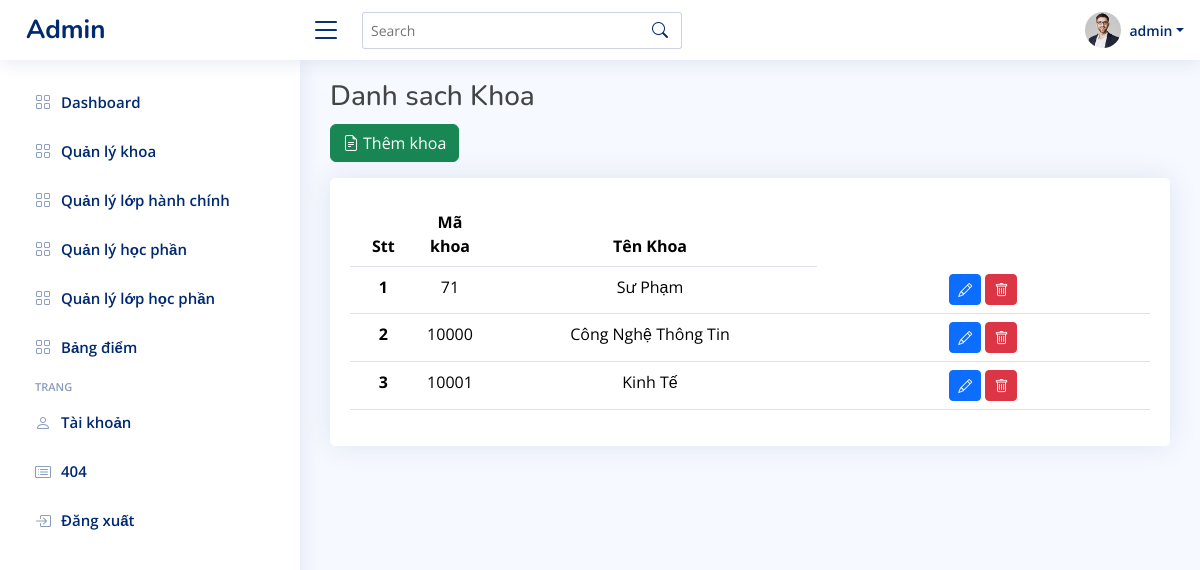
The page /admin/index.php?action=khoa (signed in) on the database its author committed.
### tables this page shows
CREATE TABLE `qlkhoa` (
  `idkhoa` int(11) NOT NULL,
  `tenkhoa` varchar(255) NOT NULL
);

CREATE TABLE `users` (
  `id` int(11) NOT NULL,
  `username` varchar(50) NOT NULL,
  `password` varchar(255) NOT NULL,
  `email` varchar(100) NOT NULL,
  `created_at` timestamp NOT NULL DEFAULT current_timestamp() ON UPDATE current_timestamp()
);

### admin/modules/trungchuyen/khoa.php (the view, shortened to what this page needs)
<?php
$sql_danhsach = "SELECT*FROM qlkhoa ORDER BY idkhoa";
$query_danhsach = mysqli_query($mysqli,$sql_danhsach);
?>
<main id="main" class="main">
    <div class="pagetitle">
        <h3>Danh sach Khoa</h3>
    </div>
    <p>
        <a href="index.php?action=themkhoa" type="button" class="btn btn-success">
            <i class="bi bi-file-earmark-text me-1"></i>Thêm khoa
        </a>
    </p>
        <div class="row">
            <div class="col-12">
                <div class="card recend-sales overflow-auto">
                    <div class="card-body mt-4">
                    <?php if ($query_danhsach->num_rows > 0): ?>
                        <table class="table table-broderless datatable">
                            <thead>
                                <tr>
                                    <th class="col-1 text-center">Stt</th>
                                    <th class="col-1 text-center">Mã khoa</th>
                                    <th class="col-5 text-center">Tên Khoa</th>
                                </tr>
                            </thead>
                            <body>
                                <?php
                                $i = 0;
                                while($row = mysqli_fetch_array($query_danhsach)){
                                    $i++;
                                ?>
                                <tr>
                                    <th class="text-center" scope="row"><?php echo $i ?> </th>
                                    <td class="text-center"><?php echo $row['idkhoa'] ?></td>
                                    <td class="text-center"><?php echo $row['tenkhoa'] ?></td>
                                    <td class="text-center">
                                        <a href="index.php?action=suakhoa&idkhoa=<?php echo $row['idkhoa'] ?>" class="btn btn-primary btn-sm" title="sua noi dung"><i class="bi bi-pencil"></i></a>
                                        <a href="javascript:void(0);" onclick="confirmDeletion(<?php echo $row['idkhoa']; ?>);" class="btn btn-danger btn-sm" title="xóa"><i class="bi bi-trash"></i></a>
                                    </td>
                                </tr>
                                <?php
                                }
                                ?>
                            </body>
                        </table>
                        <?php else: ?>
          <h2>Chưa có khoa nào</h2>
      <?php endif; ?>
                    </div>
                </div>
            </div>
        </div>
</main>

### admin/modules/header.php (shortened to what this page needs)
<?php
$sql_danhsach = "SELECT *
               FROM users
               WHERE id LIMIT 1";
$query_danhsach = mysqli_query($mysqli,$sql_danhsach);
?>
<header id="header" class="header fixed-top d-flex align-items-center">
    <div class="d-flex align-items-center justify-content-between">
      <a href="http://localhost/cnpm/admin/" class="logo d-flex align-items-center">
        <span class="d-none d-lg-block">Admin</span>
      </a>
      <i class="bi bi-list toggle-sidebar-btn"></i>
    </div>
    <div class="search-bar">
      <form class="search-form d-flex align-items-center" method="POST" action="#">
        <input type="text" name="query" placeholder="Search" title="Enter search keyword">
        <button type="submit" title="Search"><i class="bi bi-search"></i></button>
      </form>
    </div>
    <nav class="header-nav ms-auto">
      <ul class="d-flex align-items-center">
     <li class="nav-item dropdown pe-3">
     <?php
          while($row = mysqli_fetch_array($query_danhsach)){
          ?>
          <a class="nav-link nav-profile d-flex align-items-center pe-0" href="#" data-bs-toggle="dropdown">
            <img src="assets/img/profile-img.jpg" alt="Profile" class="rounded-circle">
            <span class="d-none d-md-block dropdown-toggle ps-2"><?php echo $row['username'] ?></span>
          </a>
          <?php } ?>
     </li>
      </ul>
    </nav>
  </header>

### admin/assets/css/style.css (style rules this page uses)
:root { scroll-behavior: smooth; }
body { font-family: "Open Sans", sans-serif; background: #f6f9ff; color: #444444; }
a { color: #4154f1; text-decoration: none; }
h1, h2, h3, h4, h5, h6 { font-family: "Nunito", sans-serif; }
#main { margin-top: 60px; padding: 20px 30px; transition: all 0.3s; }
.pagetitle { margin-bottom: 10px; }
.card { margin-bottom: 30px; border: none; border-radius: 5px; box-shadow: 0px 0 30px rgba(1, 41, 112, 0.1); }
.card-body { padding: 0 20px 20px 20px; }
.logo { line-height: 1; }
@media (min-width: 1200px) { .logo { width: 280px; } }
.logo span { font-size: 26px; font-weight: 700; color: #012970; font-family: "Nunito", sans-serif; }
.header { transition: all 0.5s; z-index: 997; height: 60px; box-shadow: 0px 2px 20px rgba(1, 41, 112, 0.1); background-color: #fff; padding-left: 20px; }
.header .toggle-sidebar-btn { font-size: 32px; padding-left: 10px; cursor: pointer; color: #012970; }
.header .search-bar { min-width: 360px; padding: 0 20px; }
.header .search-form { width: 100%; }
.header .search-form input { border: 0; font-size: 14px; color: #012970; border: 1px solid rgba(1, 41, 112, 0.2); padding: 7px 38px 7px 8px; border-radius: 3px; transition: 0.3s; width: 100%; }
.header .search-form button { border: 0; padding: 0; margin-left: -30px; background: none; }
.header .search-form button i { color: #012970; }
.header-nav ul { list-style: none; }
.header-nav>ul { margin: 0; padding: 0; }
.header-nav .nav-profile { color: #012970; }
.header-nav .nav-profile img { max-height: 36px; }
.header-nav .nav-profile span { font-size: 14px; font-weight: 600; }
@media (min-width: 1200px) { #main, #footer { margin-left: 300px; } }

### rows shown on the page
qlkhoa: idkhoa "71", tenkhoa "Sư Phạm"
qlkhoa: idkhoa "10000", tenkhoa "Công Nghệ Thông Tin"
qlkhoa: idkhoa "10001", tenkhoa "Kinh Tế"
users: username "admin"
